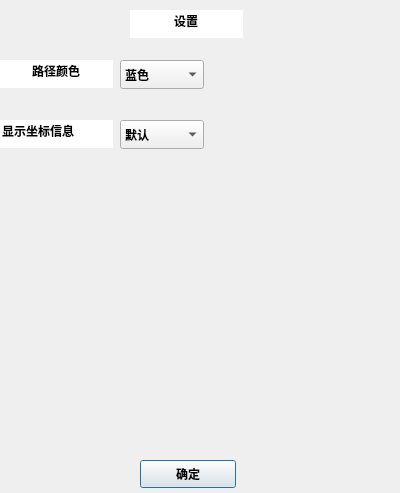
<?xml version="1.0" encoding="UTF-8"?>
<ui version="4.0">
 <class>Set</class>
 <widget class="QDialog" name="Set">
  <property name="geometry">
   <rect>
    <x>0</x>
    <y>0</y>
    <width>400</width>
    <height>493</height>
   </rect>
  </property>
  <property name="font">
   <font>
    <italic>false</italic>
    <bold>true</bold>
   </font>
  </property>
  <property name="windowTitle">
   <string>Dialog</string>
  </property>
  <widget class="QLineEdit" name="settingFirst">
   <property name="geometry">
    <rect>
     <x>130</x>
     <y>10</y>
     <width>113</width>
     <height>28</height>
    </rect>
   </property>
   <property name="cursor">
    <cursorShape>BlankCursor</cursorShape>
   </property>
   <property name="inputMethodHints">
    <set>Qt::ImhNone</set>
   </property>
   <property name="inputMask">
    <string/>
   </property>
   <property name="text">
    <string>设置</string>
   </property>
   <property name="frame">
    <bool>false</bool>
   </property>
   <property name="echoMode">
    <enum>QLineEdit::Normal</enum>
   </property>
   <property name="alignment">
    <set>Qt::AlignCenter</set>
   </property>
   <property name="dragEnabled">
    <bool>false</bool>
   </property>
   <property name="readOnly">
    <bool>true</bool>
   </property>
   <property name="clearButtonEnabled">
    <bool>false</bool>
   </property>
  </widget>
  <widget class="QLineEdit" name="lineEdit">
   <property name="geometry">
    <rect>
     <x>0</x>
     <y>60</y>
     <width>113</width>
     <height>28</height>
    </rect>
   </property>
   <property name="text">
    <string>路径颜色</string>
   </property>
   <property name="frame">
    <bool>false</bool>
   </property>
   <property name="alignment">
    <set>Qt::AlignCenter</set>
   </property>
   <property name="readOnly">
    <bool>true</bool>
   </property>
  </widget>
  <widget class="QComboBox" name="roadColor">
   <property name="geometry">
    <rect>
     <x>120</x>
     <y>60</y>
     <width>84</width>
     <height>29</height>
    </rect>
   </property>
   <item>
    <property name="text">
     <string>蓝色</string>
    </property>
   </item>
   <item>
    <property name="text">
     <string>黑色</string>
    </property>
   </item>
   <item>
    <property name="text">
     <string>红色</string>
    </property>
   </item>
   <item>
    <property name="text">
     <string>黄色</string>
    </property>
   </item>
   <item>
    <property name="text">
     <string>黑色</string>
    </property>
   </item>
  </widget>
  <widget class="QLineEdit" name="lineEdit_2">
   <property name="geometry">
    <rect>
     <x>0</x>
     <y>120</y>
     <width>113</width>
     <height>28</height>
    </rect>
   </property>
   <property name="text">
    <string>显示坐标信息</string>
   </property>
   <property name="frame">
    <bool>false</bool>
   </property>
   <property name="readOnly">
    <bool>true</bool>
   </property>
  </widget>
  <widget class="QComboBox" name="comboBox_2">
   <property name="geometry">
    <rect>
     <x>120</x>
     <y>120</y>
     <width>84</width>
     <height>29</height>
    </rect>
   </property>
   <item>
    <property name="text">
     <string>默认</string>
    </property>
   </item>
   <item>
    <property name="text">
     <string>详细</string>
    </property>
   </item>
   <item>
    <property name="text">
     <string>简略</string>
    </property>
   </item>
  </widget>
  <widget class="QPushButton" name="pushButton_3">
   <property name="geometry">
    <rect>
     <x>140</x>
     <y>460</y>
     <width>96</width>
     <height>28</height>
    </rect>
   </property>
   <property name="text">
    <string>确定</string>
   </property>
   <property name="icon">
    <iconset>
     <normalon>:/new/prefix1/resource/ok.png</normalon>
    </iconset>
   </property>
  </widget>
 </widget>
 <resources/>
 <connections/>
</ui>
